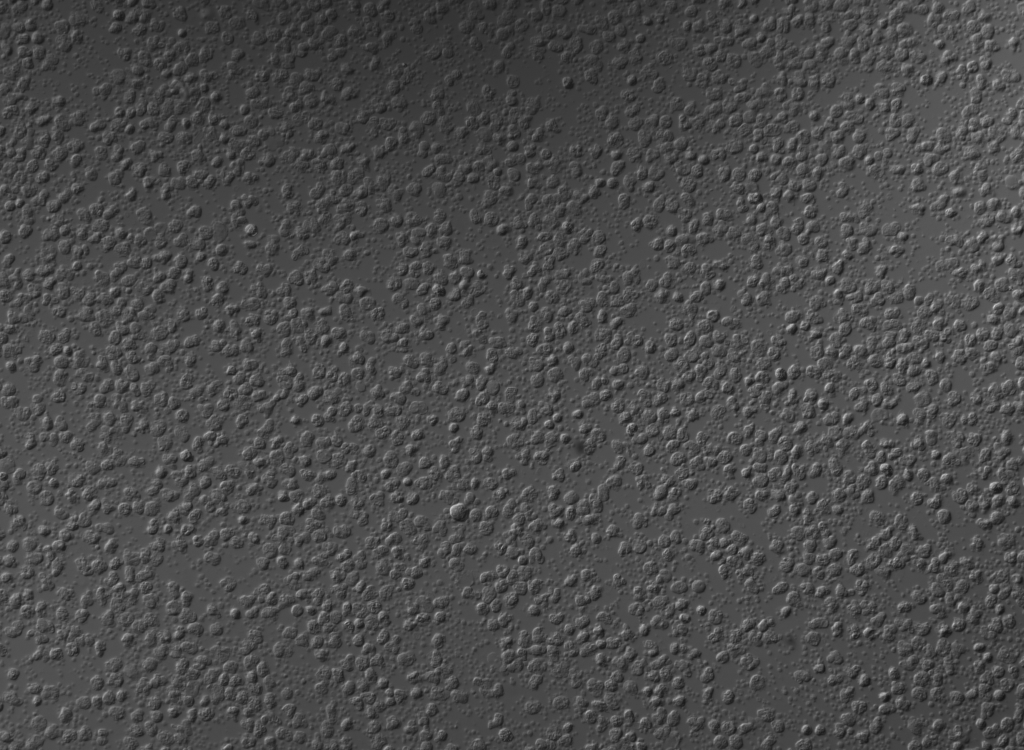
#> input picture data/1_BF.jpg, 4096 x 3000 px (shown at 1/4 size)
$ jupyter execute 007.ipynb
#> lines starting #> are read from the running program, lines starting #| are printed output that depends on the picture
# 07.图像的创建

[cell 1]
import os
import cv2

import numpy as np
import matplotlib.pyplot as plt

[cell 2]
h,w,c = 400,300,3

img_empty = np.empty((h,w,c),np.uint8)
img_black = np.zeros((h,w,c),np.uint8)
img_white = np.ones((h,w,c),np.uint8) * 255

# 创建相同形状的多维数组
img01 = cv2.imread("./data/1_BF.jpg",1)
#> img01 is the input picture: shape (3000, 4096, 3); min 19, max 219, mean 74.8
img_black_like = np.zeros_like(img01)
img_white_like = np.ones_like(img01) * 255

# 随机颜色
random_byte_arr = bytearray(os.urandom(h * w * c))
flat_num_arr = np.array(random_byte_arr)
img_rgb = flat_num_arr.reshape(h,w,c)

# 创建灰度图片
img_gray_white = np.ones((h,w),np.uint8) * 255
img_gray_black = np.zeros((h,w,c),np.uint8)
img_gray_eye = np.eye(w)

random_byte_arr = bytearray(os.urandom(h*w))
flat_num_arr = np.array(random_byte_arr)
img_gray_rand = flat_num_arr.reshape(h,w)

cv2.imshow("Gray",img_rgb)
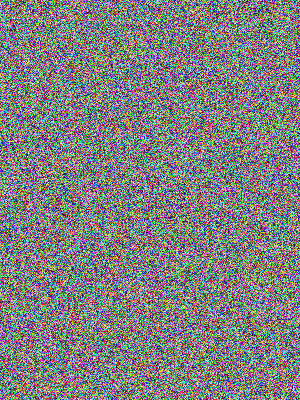
#> window 'Gray': shape (400, 300, 3); mean B, G, R 127.7, 127.5, 127.8
cv2.imshow("RGB",img_gray_rand)
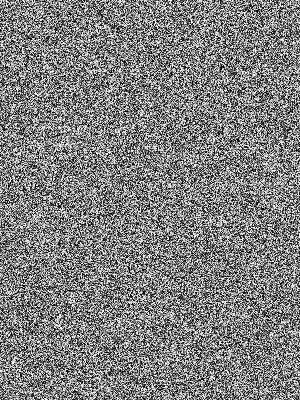
#> window 'RGB': shape (400, 300); min 0, max 255, mean 127.8
cv2.imshow("Black",img_black)

$ run again, with data/2_BF.jpg copied over data/1_BF.jpg
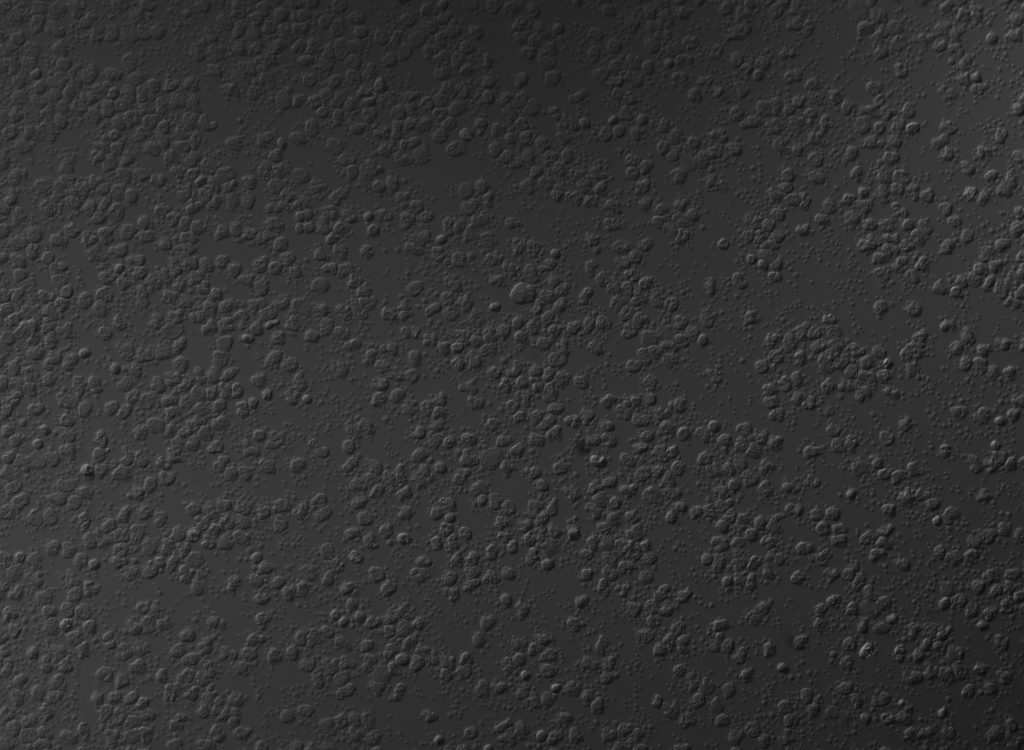
#> input picture data/2_BF.jpg, 4096 x 3000 px (shown at 1/4 size)
#> img01 is the input picture: shape (3000, 4096, 3); min 11, max 167, mean 50.8
#> `cv2.imshow("Gray",img_rgb)`:
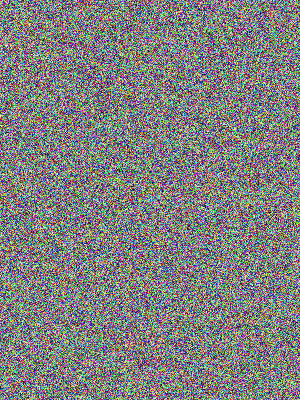
#> window 'Gray': shape (400, 300, 3); mean B, G, R 127.3, 127.6, 127.6
#> `cv2.imshow("RGB",img_gray_rand)`:
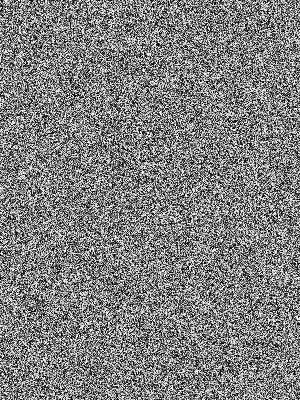
#> window 'RGB': shape (400, 300); min 0, max 255, mean 127.6

$ run again, with data/4_BF.jpg copied over data/1_BF.jpg
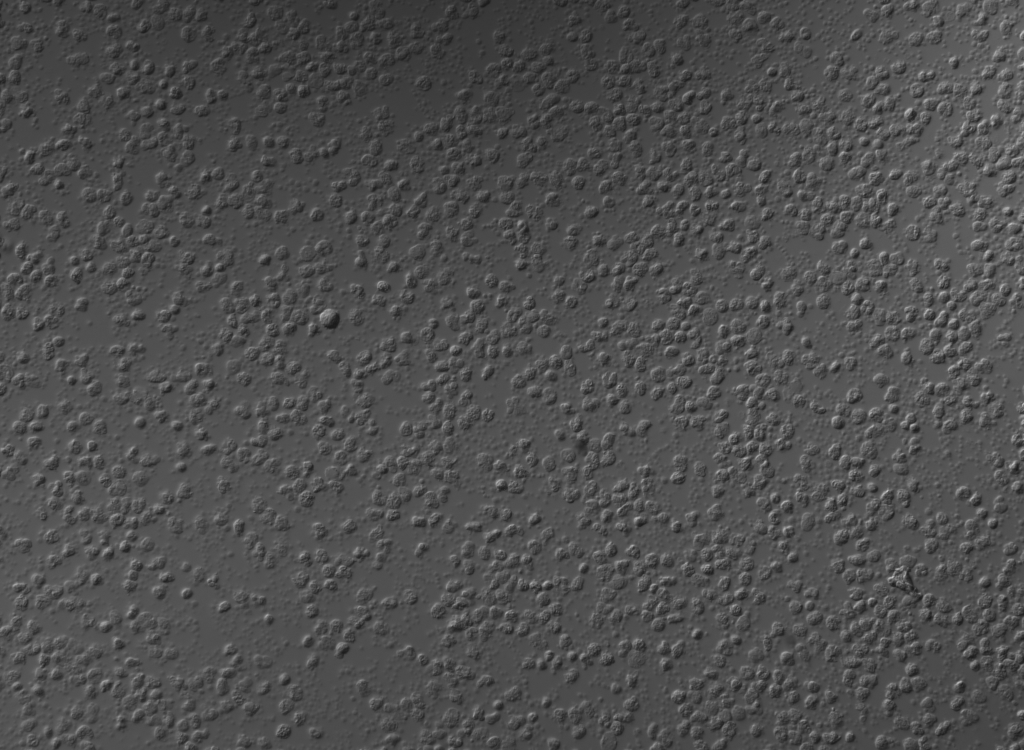
#> input picture data/4_BF.jpg, 4096 x 3000 px (shown at 1/4 size)
#> img01 is the input picture: shape (3000, 4096, 3); min 23, max 209, mean 78.3
#> `cv2.imshow("Gray",img_rgb)`:
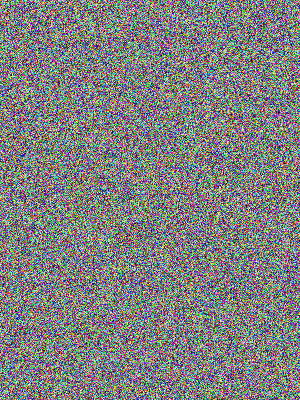
#> window 'Gray': shape (400, 300, 3); mean B, G, R 127.7, 127.7, 127.3
#> `cv2.imshow("RGB",img_gray_rand)`:
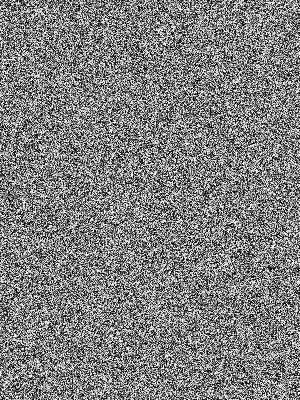
#> window 'RGB': shape (400, 300); min 0, max 255, mean 127.5
